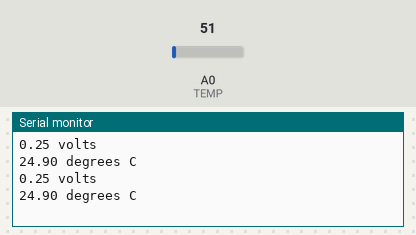
This sketch was run on a simulated Arduino Uno, built with avr-gcc and run on an emulated ATmega328P. Shown: the last lines printed to the serial monitor. Inputs (shaded band) come from the test bench; at power-on: A0 (TEMP) = 51.

Above: at 1.8 s.
1.9 s: A0 (TEMP) set to 61
At 2.6 s:
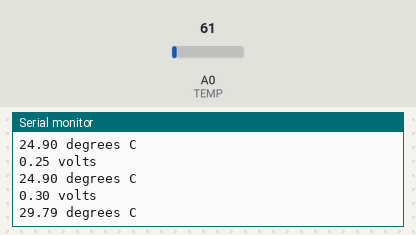
3.4 s: A0 (TEMP) set to 71
At 4.8 s:
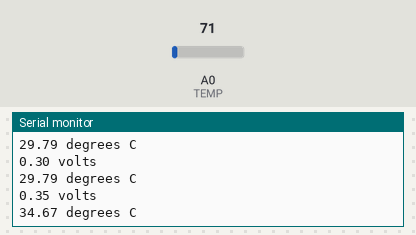
Timing chart, 0 to 6.4 s (numbered marks = the images above; inputs shaded):
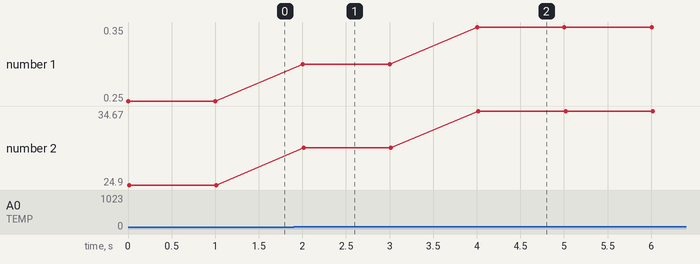

Measured:
- after the input at 1.9 s, the serial monitor: prints a new line after 0.10 s (image 1)
- after the input at 3.4 s, the serial monitor: prints a new line after 0.60 s (image 2)
- plotted number 1: 0.25 → 0.3 after the input at 1.9 s, 0.3 → 0.35 after the input at 3.4 s
- plotted number 2: 24.9 → 29.79 after the input at 1.9 s, 29.79 → 34.67 after the input at 3.4 s

The sketch:

example5.ino
```cpp
int TEMP = 0;

void setup() {
 Serial.begin(9600);
}

void loop() {
  int reading = analogRead(TEMP);
  float voltage = reading * 5.0;
    voltage /= 1024.0;
  Serial.print(voltage); Serial.println(" volts");
  float temperatureC = voltage * 100;
  Serial.print (temperatureC); Serial.println(" degrees C");
  delay(1000);
}
```
